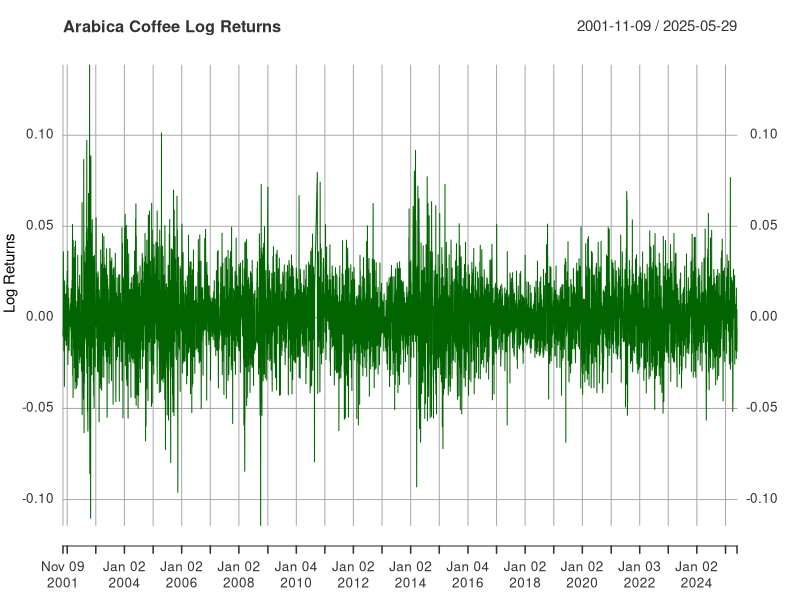
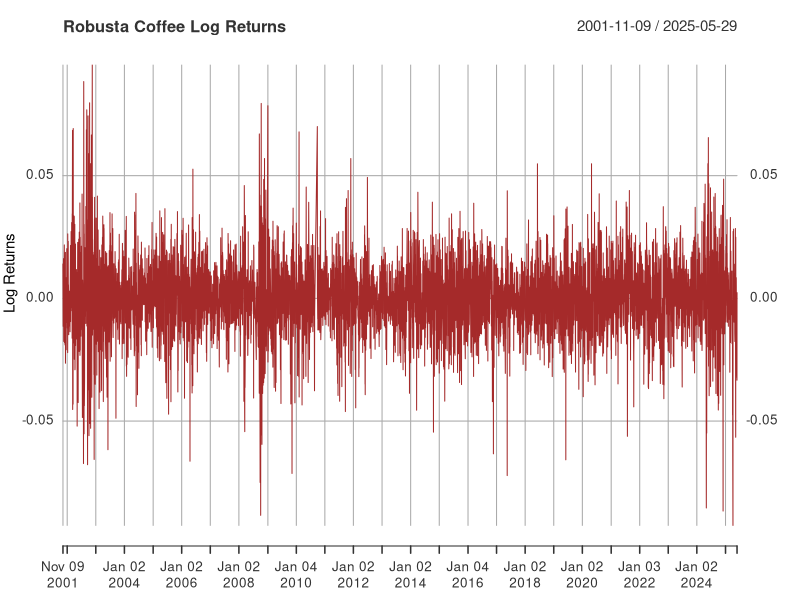
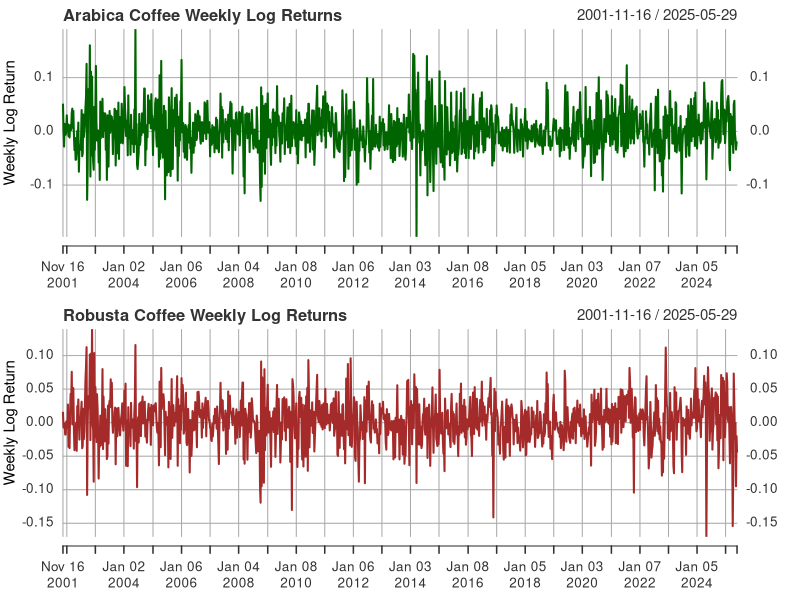
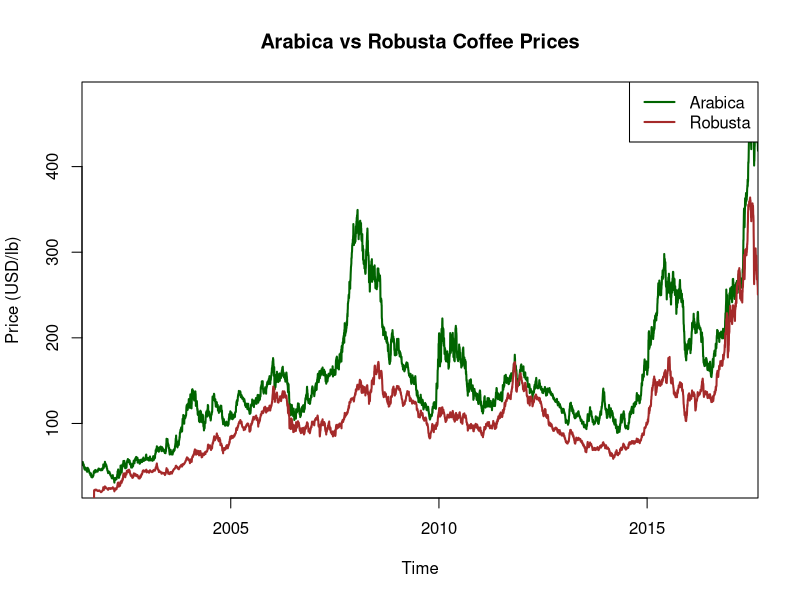

These charts were generated, in order, by the following R code:
##########################################################################################################
#                                   PRE-VAR ANALYSIS
##########################################################################################################

# Load libraries
library(readr)
library(dplyr)

# Read  CSV file
coffee_data <- read_csv("Raw_Data/Coffe_Data_Set.csv")

# Convert Date to Date class
coffee_data <- coffee_data %>%
  mutate(Date = as.Date(Date, format = "%Y-%m-%d"))

# Filter out rows where either price is NA (align start date)
coffee_data_aligned <- coffee_data %>%
  filter(!is.na(Price_Arabica) & !is.na(Price_Robusta))

# Check start and end date
start_date <- min(coffee_data_aligned$Date)
end_date <- max(coffee_data_aligned$Date)
cat("Data starts on:", start_date, "\nData ends on:", end_date, "\n")

# Create numeric time index from start date (for daily data)
coffee_data_aligned <- coffee_data_aligned %>%
  arrange(Date) %>%
  mutate(TimeIndex = as.numeric(Date - start_date) + 1)

# Convert prices to time series objects
arabica_ts <- ts(coffee_data_aligned$Price_Arabica,
                 start = c(as.numeric(format(start_date, "%Y")),
                           as.numeric(format(start_date, "%j"))),  # day of year
                 frequency = 365)

robusta_ts <- ts(coffee_data_aligned$Price_Robusta,
                 start = c(as.numeric(format(start_date, "%Y")),
                           as.numeric(format(start_date, "%j"))),
                 frequency = 365)

# Save a wider plot as PNG
png("Processed_Data/coffee_prices_plot.png", width = 1200, height = 600)

# Plot Arabica prices
plot(arabica_ts, type = "l", col = "darkgreen", lwd = 2,
     ylab = "Price (USD/lb)", xlab = "Time",
     main = "Arabica vs Robusta Coffee Prices",
     xaxs = "i")

# Add Robusta prices line
lines(robusta_ts, col = "brown", lwd = 2)

# Add legend
legend("topright", legend = c("Arabica", "Robusta"),
       col = c("darkgreen", "brown"), lty = 1, lwd = 2)

# Close the PNG device to save the file
dev.off()

##########################################################################################################





# Load libraries
library(readr)
library(dplyr)
library(xts)

# Read data
coffee_data <- read_csv("Raw_Data/combined_coffee_price_index.csv")

# Convert Date column to Date class
coffee_data$Date <- as.Date(coffee_data$Date)

# Filter for dates with both prices available and positive, starting from 2001-11-08
coffee_filtered <- coffee_data %>%
  filter(Date >= as.Date("2001-11-08")) %>%
  filter(Price_Arabica > 0, Price_Robusta > 0)

# Create xts time series objects for prices
arabica_xts <- xts(coffee_filtered$Price_Arabica, order.by = coffee_filtered$Date)
robusta_xts <- xts(coffee_filtered$Price_Robusta, order.by = coffee_filtered$Date)

# Calculate log returns (daily)
arabica_log_returns <- diff(log(arabica_xts))
robusta_log_returns <- diff(log(robusta_xts))

# Plot Arabica log returns (remove NAs)
plot(na.omit(arabica_log_returns),
     main = "Arabica Coffee Log Returns",
     ylab = "Log Returns",
     col = "darkgreen",
     lwd = 1)

# Plot Robusta log returns (remove NAs)
plot(na.omit(robusta_log_returns),
     main = "Robusta Coffee Log Returns",
     ylab = "Log Returns",
     col = "brown",
     lwd = 1)



#####################################################################################################################

library(xts)
library(dplyr)
library(readr)
library(quantmod)  # for to.weekly()

# Load your data
coffee_data <- read_csv("Raw_Data/combined_coffee_price_index.csv")
coffee_data$Date <- as.Date(coffee_data$Date)

# Filter to dates with both prices > 0 starting 2001-11-08
coffee_filtered <- coffee_data %>%
  filter(Date >= as.Date("2001-11-08")) %>%
  filter(Price_Arabica > 0, Price_Robusta > 0)

# Create xts objects
arabica_xts <- xts(coffee_filtered$Price_Arabica, order.by = coffee_filtered$Date)
robusta_xts <- xts(coffee_filtered$Price_Robusta, order.by = coffee_filtered$Date)

# Calculate daily log returns
arabica_log_returns <- diff(log(arabica_xts))
robusta_log_returns <- diff(log(robusta_xts))

# Aggregate to weekly log returns using period.apply (sum of daily log returns in the week)
# The endpoint function finds the last day of each week
ep <- endpoints(arabica_log_returns, on = "weeks")

arabica_weekly <- period.apply(arabica_log_returns, INDEX = ep, FUN = sum)
robusta_weekly <- period.apply(robusta_log_returns, INDEX = ep, FUN = sum)

# Plot weekly log returns
par(mfrow = c(2,1), mar = c(4,4,3,2))
plot(na.omit(arabica_weekly),
     main = "Arabica Coffee Weekly Log Returns",
     ylab = "Weekly Log Return",
     col = "darkgreen",
     lwd = 2)

plot(na.omit(robusta_weekly),
     main = "Robusta Coffee Weekly Log Returns",
     ylab = "Weekly Log Return",
     col = "brown",
     lwd = 2)


##########################################################################################################

